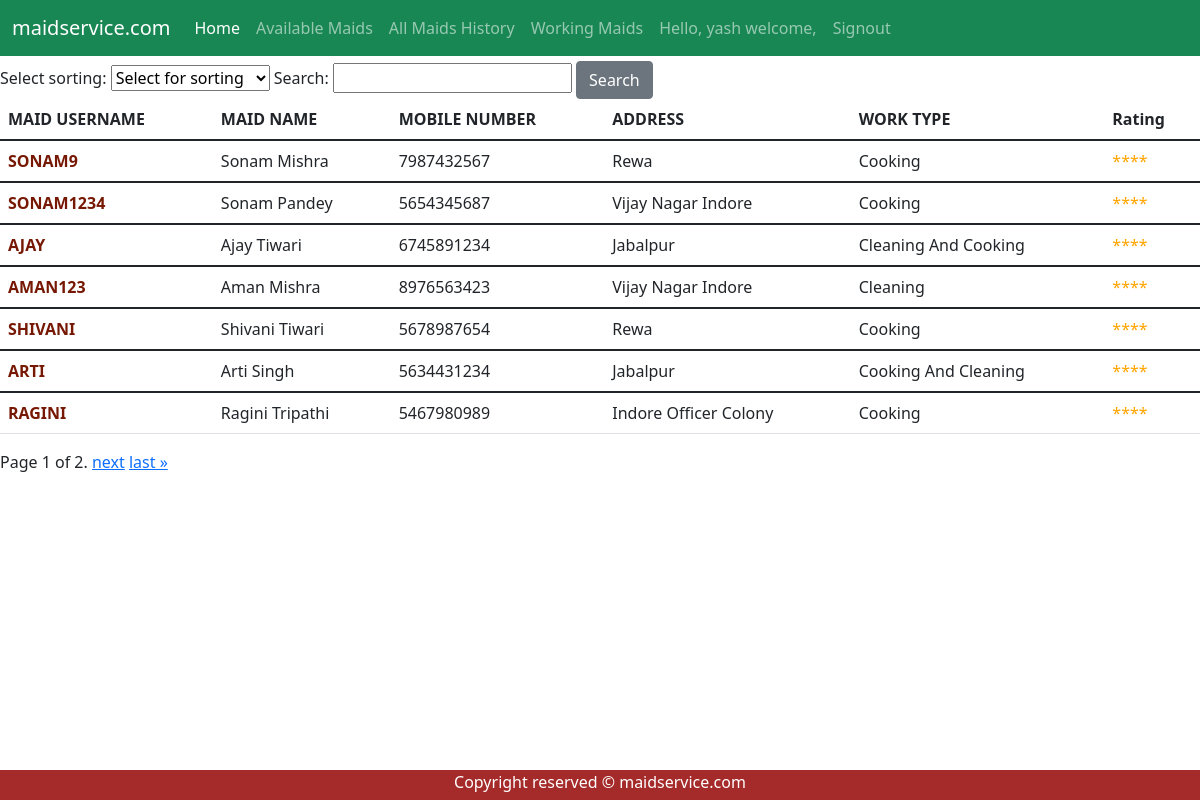
Page /maid/ (signed in) on the committed database.
### maid/models.py (models this page shows, shortened)
class UserProfile(models.Model):
	role = [
		('customer','customer'),
		('maid','maid'),
	]
	user = models.OneToOneField(User, on_delete=models.CASCADE)
	user_role = models.CharField(max_length=30,choices = role,default='customer')
	addhar = models.IntegerField(null = True,blank = True)
	mobile_number = models.IntegerField()
	address = models.CharField(max_length=200)
	work_type  = models.CharField(max_length=30,null=True,blank = True)

### maid/views.py (the view)
# urls.py: path('',views.index, name = 'index'),
def index(request):
	all_maids = UserProfile.objects.filter(user_role='maid')
	search_term = request.GET.get('search')
	apply_sorting_term = request.GET.get('select_sorting')
	if search_term:
		all_maids = all_maids.filter(Q(user__username__startswith = search_term)| Q(user__first_name__startswith = search_term))
	if apply_sorting_term:
		if apply_sorting_term == 'work_type':
			all_maids = all_maids.order_by('work_type')
		elif apply_sorting_term == 'address':
			all_maids = all_maids.order_by('address')
	form = SearchBar(request.GET)
	paginator = Paginator(all_maids, 7)
	page_number = request.GET.get('page')
	page_obj = paginator.get_page(page_number)
	return render(request,"maid/index.html",{'page_obj': page_obj,'form':form})

### maid/forms.py
class SearchBar(forms.Form):
	sort_choice= [
	('', 'Select for sorting'),
	('address', 'Sort by Address'),
	('work_type', 'Sort by Work Type'),
	]
	select_sorting = forms.CharField(widget=forms.Select(choices=sort_choice),required=False)
	search = forms.CharField(max_length=100, required=False)

### maid/templates/maid/index.html (shortened to what this page needs)
{% extends "maid/base.html" %}
{% load static %}
{% block content%}
	<div >
		<form class="form-inline my-2 my-lg-0">
			{{form}}
			<button class="btn btn-secondary" type="submit">Search</button>
		</form>
	</div>
	<table class="table table-hover">
		<thead>
			<tr>
				<th scope="col">MAID USERNAME</th>
				<th scope="col">MAID NAME</th>
				<th scope="col">MOBILE NUMBER </th>
				<th scope="col">ADDRESS</th>
				<th scope="col">WORK TYPE</th>
				{% if request.user.is_superuser %}
					<th scope="col">Edit</th>
					<th scope="col">Delete</th>
				{%else%}
					<th scope="col">Rating</th>
				{% endif %}
			</tr>
		</thead>
		{% for maid in page_obj %}
			<tbody>
				<tr>
					<td style="text-transform: uppercase; color: #761803 ;font-weight: bold ;">{{maid.user}}</td>
					<td style="text-transform: capitalize;">{{maid.user.first_name}} {{maid.user.last_name}}</td>
					{% if user.is_authenticated %}
						<td>{{maid.mobile_number}} </td>
					{% else %}
						<td>Login to view..</td>
					{% endif %}
					<td style="text-transform: capitalize;">{{maid.address}}</td>
					{% if maid.work_type %}
						<td style="text-transform: capitalize;">{{maid.work_type}}</td>
					{%else%}
						<td style="color : orange;">Not available</td>
					{% endif%}
					{% if request.user.is_superuser %}
					<td><button type="button" current_maid_id="{{ maid.user.id }}" class="button_edit btn-info btn-lg" data-toggle="modal" data-target="#edit_profile_modal">Edit</button></td>
					<td> <a href="{% url 'maid:delete_maid' maid.user.id %}" onclick="return confirm('Are you sure you want to delete?');" class="btn btn-danger">Delete</a></td>
					{%else%}
						<td style="color : orange;">****</td>
					{% endif %}
				</tr>
			</tbody>
		{% endfor %}
	</table>
	{% if page_obj %}
		<div class="pagination">
			<span class="step-links">
				<span class="current">
					Page {{ page_obj.number }} of {{ page_obj.paginator.num_pages }}.
				</span>
				{% if page_obj.has_next %}
				<a href="?page={{ page_obj.next_page_number }}">next</a>
				<a href="?page={{ page_obj.paginator.num_pages }}">last &raquo;</a>
				{% endif %}
			</span>
		</div>
	{% else %}
		<p style="color : brown; font-style: italic;"> No Results Found !!</p>
	{% endif %}
{% endblock %}

### maid/templates/maid/base.html (shortened to what this page needs)
{% load static %}
<!DOCTYPE html>
<html>
	<head>
		{% block stylesheets %}
			<link href="https://cdn.jsdelivr.net/npm/bootstrap@5.1.3/dist/css/bootstrap.min.css" rel="stylesheet">
			<link rel="stylesheet" type="text/css" href="{% static 'maid/style.css' %}">
		{% endblock stylesheets %}
	</head>
	<body>
		<div  id="navbar_nav">
			<nav class="navbar navbar-expand-lg  navbar-dark bg-success">
				<div class="container-fluid">
					<a class="navbar-brand" href="/maid/">maidservice.com</a>
					<div class="collapse navbar-collapse" id="navbarNavAltMarkup">
						<div class="navbar-nav">
							<a class="nav-link active" aria-current="page" href="/maid/">Home</a>
							{% if user.is_authenticated %}
								<a class="nav-link" href="/maid/maid_work_detail/">Available Maids</a>
								<a class="nav-link" href="/maid/history/">All Maids History</a>
								<a class="nav-link" href="/maid/workedmaid">Working Maids</a>
								<a class="nav-link"> Hello, {{ request.user.username }} welcome,  </a>
								<a class="nav-link" href="/maid/logout/">Signout</a>
							{% else %}
								<a class="nav-link" href="/maid/login/">Login</a>
								<a class="nav-link" href="/maid/signup/">Sign Up</a>
							{% endif %}
						</div>
					</div>
				</div>
			</nav>
		</div>
		<div id="content">
			{% block content %}{% endblock %}
		</div>
		<div id="footer">
			{% block footer %}
			<footer>
				<p>Copyright reserved &copy; maidservice.com</p>
			</footer>
			{% endblock %}
		</div>
	</body>
</html>

### maid/static/maid/style.css (style rules this page uses)
#footer { position: fixed; background-color: brown; color: white; text-align: center; bottom: 0; height: 30px; width: 100%; }
#content { padding-bottom: 15px; padding-top: 5px; width: 100%; }

### rows in the picture
UserProfile: user "SONAM9", user.first_name "Sonam", user.last_name "Mishra", mobile_number "7987432567", address "Rewa", work_type "Cooking"
UserProfile: user "SONAM1234", user.first_name "Sonam", user.last_name "Pandey", mobile_number "5654345687", address "Vijay Nagar Indore", work_type "Cooking"
UserProfile: user "AJAY", user.first_name "Ajay", user.last_name "Tiwari", mobile_number "6745891234", address "Jabalpur", work_type "Cleaning And Cooking"
UserProfile: user "AMAN123", user.first_name "Aman", user.last_name "Mishra", mobile_number "8976563423", address "Vijay Nagar Indore", work_type "Cleaning"
UserProfile: user "SHIVANI", user.first_name "Shivani", user.last_name "Tiwari", mobile_number "5678987654", address "Rewa", work_type "Cooking"
UserProfile: user "ARTI", user.first_name "Arti", user.last_name "Singh", mobile_number "5634431234", address "Jabalpur", work_type "Cooking And Cleaning"
UserProfile: user "RAGINI", user.first_name "Ragini", user.last_name "Tripathi", mobile_number "5467980989", address "Indore Officer Colony", work_type "Cooking"

### other values in the picture
{{ request.user.username }} "yash"
{{ page_obj.number }} "1"
{{ page_obj.paginator.num_pages }} "2"
